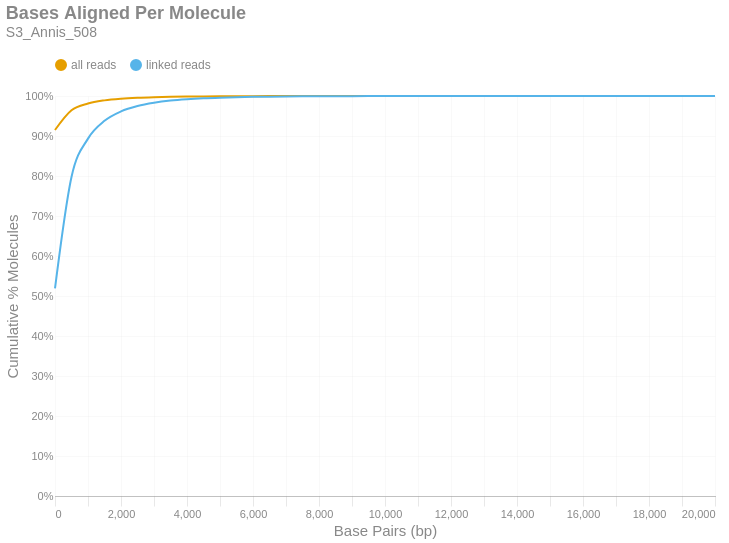

The cell this chart's notebook holds for it:
### Markdown cell above
### Bases Aligned Per Molecule
This is a cumulative frequency distribution showing the number of base pairs aligned per unique molecule. These data are shown in 500 bp bins. There are two distributions: one with `all reads` (yellow) and another with only `linked reads` (blue). The percent of molecules in the `linked reads` distribution is relative to the total number of linked molecules.

### Code cell
if SKIPLR:
    print_html(f"Skipped")
else:
    binned_df = consolidated_hist(valids['aligned_bp'], mask, 500, True)
    with SafeRender(binned_df):
        (
            density_plot(binned_df, 'Bases Aligned Per Molecule', samplename, 'basesper')
            .encode(
                x=alt.X('bin:Q', title="Base Pairs (bp)").axis(tickMinStep=500).scale(padding=0),
                y=alt.Y('value:Q', title='Cumulative % Molecules')
                    .axis(format='%')
                    .scale(domain = [0,1])
                    .stack(False),
                color=alt.Color("key:N").scale(domain = ["all reads", "linked reads"]),
                tooltip = [
                    alt.Tooltip("key:N", title = "Data Type"),
                    alt.Tooltip("range_label:N", title="Bases Aligned Per Molecule"),
                    alt.Tooltip("value:Q", format = ".2%", title="% Molecules (Cum.)")
                ]
            )
        ).display()

### Figure 1 — Vega-Lite specification as saved in the notebook (floating-point values rounded to 4 significant figures)
{"width": "container", "height": 400, "config": {"title": {"anchor": "start", "dy": -15, "fontSize": 18, "color": "#888888", "subtitleColor": "#888888", "subtitleFontSize": 14}, "arc": {"fill": "#0072B2"}, "axis": {"domainColor": "#888888", "domainWidth": 0.5, "gridWidth": 0.2, "grid": false, "titleFontWeight": 400, "titleFontSize": 15, "labelFontSize": 11, "labelColor": "#888888", "tickColor": "#888888", "tickWidth": 0.2, "titleColor": "#888888"}, "axisBand": {"grid": false}, "axisX": {"grid": true, "tickSize": 10, "domainCap": "round"}, "axisY": {"domain": false, "grid": true, "tickSize": 0, "domainCap": "round"}, "background": "transparent", "header": {"labelFontSize": 15, "labelColor": "#888888", "titleFontSize": 15, "titleFontWeight": 600, "titleColor": "#888888"}, "legend": {"labelFont": "sans-serif", "labelFontSize": 12, "labelColor": "#888888", "symbolSize": 100, "symbolType": "circle", "titleFontSize": 12, "titlePadding": 10, "titleColor": "#888888", "title": null, "orient": "top"}, "range": {"category": ["#E69F00", "#56B4E9", "#009E73", "#F0E442", "#0072B2", "#D55E00", "#CC79A7", "#000000"], "diverging": ["#cfe8f3", "#a2d4ec", "#73bfe2", "#46abdb", "#1696d2", "#12719e"]}, "area": {"fill": "#0072B2", "fillOpacity": 0.7, "line": true, "strokeOpacity": 0.7}, "line": {"color": "#0072B2", "stroke": "#0072B2", "strokeWidth": 2}, "trail": {"color": "#0072B2", "stroke": "#0072B2", "strokeWidth": 0, "size": 1}, "point": {"filled": true, "fillOpacity": 1.0, "size": 95}, "text": {"color": "#888888", "fontSize": 11, "align": "right", "fontWeight": 400, "size": 11}, "bar": {"fill": "#0072B2", "stroke": null}, "view": {"stroke": null, "continuousWidth": 660, "continuousHeight": 400}}, "data": {"name": "data-428d086b4bd330774ddbf893e00ff229"}, "mark": {"type": "line", "interpolate": "monotone", "point": {"opacity": 0, "size": 275}}, "encoding": {"color": {"field": "key", "scale": {"domain": ["all reads", "linked reads"]}, "type": "nominal"}, "tooltip": [{"field": "key", "title": "Data Type", "type": "nominal"}, {"field": "range_label", "title": "Bases Aligned Per Molecule", "type": "nominal"}, {"field": "value", "format": ".2%", "title": "% Molecules (Cum.)", "type": "quantitative"}], "x": {"axis": {"tickMinStep": 500}, "field": "bin", "scale": {"padding": 0}, "title": "Base Pairs (bp)", "type": "quantitative"}, "y": {"axis": {"format": "%"}, "field": "value", "scale": {"domain": [0, 1]}, "stack": false, "title": "Cumulative % Molecules", "type": "quantitative"}}, "params": [{"name": "param_c36ac31b6afebe62", "select": {"type": "point", "fields": ["key"]}, "bind": "legend"}], "title": {"text": "Bases Aligned Per Molecule", "subtitle": "S3_Annis_508"}, "transform": [{"fold": ["all reads (cumsum)", "linked reads (cumsum)"]}, {"calculate": "replace(datum.key, ' (cumsum)', '')", "as": "key"}, {"filter": {"param": "param_c36ac31b6afebe62"}}], "usermeta": {"embedOptions": {"downloadFileName": "S3_Annis_508.basesper"}}, "$schema": "https://vega.github.io/schema/vega-lite/v6.1.0.json", "datasets": {"data-428d086b4bd330774ddbf893e00ff229": [{"bin": "0.0", "interval": "0.0-500.0", "all reads": 0.915, "linked reads": 0.5188, "all reads (cumsum)": 0.915, "linked reads (cumsum)": 0.5188, "range_label": "0-499"}, {"bin": "500.0", "interval": "500.0-1000.0", "all reads": 0.04937, "linked reads": 0.2788, "all reads (cumsum)": 0.9644, "linked reads (cumsum)": 0.7976, "range_label": "500-999"}, {"bin": "1000.0", "interval": "1000.0-1500.0", "all reads": 0.01687, "linked reads": 0.09589, "all reads (cumsum)": 0.9813, "linked reads (cumsum)": 0.8934, "range_label": "1000-1499"}, {"bin": "1500.0", "interval": "1500.0-2000.0", "all reads": 0.007819, "linked reads": 0.04447, "all reads (cumsum)": 0.9891, "linked reads (cumsum)": 0.9379, "range_label": "1500-1999"}, {"bin": "2000.0", "interval": "2000.0-2500.0", "all reads": 0.004136, "linked reads": 0.02352, "all reads (cumsum)": 0.9932, "linked reads (cumsum)": 0.9614, "range_label": "2000-2499"}, {"bin": "2500.0", "interval": "2500.0-3000.0", "all reads": 0.002354, "linked reads": 0.01339, "all reads (cumsum)": 0.9956, "linked reads (cumsum)": 0.9748, "range_label": "2500-2999"}, {"bin": "3000.0", "interval": "3000.0-3500.0", "all reads": 0.001444, "linked reads": 0.008211, "all reads (cumsum)": 0.997, "linked reads (cumsum)": 0.983, "range_label": "3000-3499"}, {"bin": "3500.0", "interval": "3500.0-4000.0", "all reads": 0.000954, "linked reads": 0.005425, "all reads (cumsum)": 0.998, "linked reads (cumsum)": 0.9885, "range_label": "3500-3999"}, {"bin": "4000.0", "interval": "4000.0-4500.0", "all reads": 0.0006042, "linked reads": 0.003436, "all reads (cumsum)": 0.9986, "linked reads (cumsum)": 0.9919, "range_label": "4000-4499"}, {"bin": "4500.0", "interval": "4500.0-5000.0", "all reads": 0.000419, "linked reads": 0.002383, "all reads (cumsum)": 0.999, "linked reads (cumsum)": 0.9943, "range_label": "4500-4999"}, {"bin": "5000.0", "interval": "5000.0-5500.0", "all reads": 0.0002747, "linked reads": 0.001562, "all reads (cumsum)": 0.9993, "linked reads (cumsum)": 0.9958, "range_label": "5000-5499"}, {"bin": "5500.0", "interval": "5500.0-6000.0", "all reads": 0.000198, "linked reads": 0.001126, "all reads (cumsum)": 0.9995, "linked reads (cumsum)": 0.997, "range_label": "5500-5999"}, {"bin": "6000.0", "interval": "6000.0-6500.0", "all reads": 0.0001504, "linked reads": 0.0008556, "all reads (cumsum)": 0.9996, "linked reads (cumsum)": 0.9978, "range_label": "6000-6499"}, {"bin": "6500.0", "interval": "6500.0-7000.0", "all reads": 0.0001047, "linked reads": 0.0005952, "all reads (cumsum)": 0.9997, "linked reads (cumsum)": 0.9984, "range_label": "6500-6999"}, {"bin": "7000.0", "interval": "7000.0-7500.0", "all reads": 7.471e-05, "linked reads": 0.0004248, "all reads (cumsum)": 0.9998, "linked reads (cumsum)": 0.9988, "range_label": "7000-7499"}, {"bin": "7500.0", "interval": "7500.0-8000.0", "all reads": 4.992e-05, "linked reads": 0.0002839, "all reads (cumsum)": 0.9998, "linked reads (cumsum)": 0.9991, "range_label": "7500-7999"}, {"bin": "8000.0", "interval": "8000.0-8500.0", "all reads": 3.684e-05, "linked reads": 0.0002095, "all reads (cumsum)": 0.9999, "linked reads (cumsum)": 0.9993, "range_label": "8000-8499"}, {"bin": "8500.0", "interval": "8500.0-9000.0", "all reads": 2.548e-05, "linked reads": 0.0001449, "all reads (cumsum)": 0.9999, "linked reads (cumsum)": 0.9995, "range_label": "8500-8999"}, {"bin": "9000.0", "interval": "9000.0-9500.0", "all reads": 2.548e-05, "linked reads": 0.0001449, "all reads (cumsum)": 0.9999, "linked reads (cumsum)": 0.9996, "range_label": "9000-9499"}, {"bin": "9500.0", "interval": "9500.0-10000.0", "all reads": 1.343e-05, "linked reads": 7.635e-05, "all reads (cumsum)": 0.9999, "linked reads (cumsum)": 0.9997, "range_label": "9500-9999"}, {"bin": "10000.0", "interval": "10000.0-10500.0", "all reads": 1.343e-05, "linked reads": 7.635e-05, "all reads (cumsum)": 1.0, "linked reads (cumsum)": 0.9998, "range_label": "10000-10499"}, {"bin": "10500.0", "interval": "10500.0-11000.0", "all reads": 1.067e-05, "linked reads": 6.069e-05, "all reads (cumsum)": 1.0, "linked reads (cumsum)": 0.9998, "range_label": "10500-10999"}, {"bin": "11000.0", "interval": "11000.0-11500.0", "all reads": 3.787e-06, "linked reads": 2.154e-05, "all reads (cumsum)": 1.0, "linked reads (cumsum)": 0.9999, "range_label": "11000-11499"}, {"bin": "11500.0", "interval": "11500.0-12000.0", "all reads": 3.443e-06, "linked reads": 1.958e-05, "all reads (cumsum)": 1.0, "linked reads (cumsum)": 0.9999, "range_label": "11500-11999"}, {"bin": "12000.0", "interval": "12000.0-12500.0", "all reads": 6.197e-06, "linked reads": 3.524e-05, "all reads (cumsum)": 1.0, "linked reads (cumsum)": 0.9999, "range_label": "12000-12499"}, {"bin": "12500.0", "interval": "12500.0-13000.0", "all reads": 3.443e-06, "linked reads": 1.958e-05, "all reads (cumsum)": 1.0, "linked reads (cumsum)": 0.9999, "range_label": "12500-12999"}, {"bin": "13000.0", "interval": "13000.0-13500.0", "all reads": 2.754e-06, "linked reads": 1.566e-05, "all reads (cumsum)": 1.0, "linked reads (cumsum)": 0.9999, "range_label": "13000-13499"}, {"bin": "13500.0", "interval": "13500.0-14000.0", "all reads": 1.377e-06, "linked reads": 7.831e-06, "all reads (cumsum)": 1.0, "linked reads (cumsum)": 1.0, "range_label": "13500-13999"}, {"bin": "14000.0", "interval": "14000.0-14500.0", "all reads": 2.066e-06, "linked reads": 1.175e-05, "all reads (cumsum)": 1.0, "linked reads (cumsum)": 1.0, "range_label": "14000-14499"}, {"bin": "14500.0", "interval": "14500.0-15000.0", "all reads": 1.377e-06, "linked reads": 7.831e-06, "all reads (cumsum)": 1.0, "linked reads (cumsum)": 1.0, "range_label": "14500-14999"}, {"bin": "15000.0", "interval": "15000.0-15500.0", "all reads": 2.066e-06, "linked reads": 1.175e-05, "all reads (cumsum)": 1.0, "linked reads (cumsum)": 1.0, "range_label": "15000-15499"}, {"bin": "15500.0", "interval": "15500.0-16000.0", "all reads": 0.0, "linked reads": 0.0, "all reads (cumsum)": 1.0, "linked reads (cumsum)": 1.0, "range_label": "15500-15999"}, {"bin": "16000.0", "interval": "16000.0-16500.0", "all reads": 1.033e-06, "linked reads": 5.873e-06, "all reads (cumsum)": 1.0, "linked reads (cumsum)": 1.0, "range_label": "16000-16499"}, {"bin": "16500.0", "interval": "16500.0-17000.0", "all reads": 3.443e-07, "linked reads": 1.958e-06, "all reads (cumsum)": 1.0, "linked reads (cumsum)": 1.0, "range_label": "16500-16999"}, {"bin": "17000.0", "interval": "17000.0-17500.0", "all reads": 0.0, "linked reads": 0.0, "all reads (cumsum)": 1.0, "linked reads (cumsum)": 1.0, "range_label": "17000-17499"}, {"bin": "17500.0", "interval": "17500.0-18000.0", "all reads": 3.443e-07, "linked reads": 1.958e-06, "all reads (cumsum)": 1.0, "linked reads (cumsum)": 1.0, "range_label": "17500-17999"}, {"bin": "18000.0", "interval": "18000.0-18500.0", "all reads": 0.0, "linked reads": 0.0, "all reads (cumsum)": 1.0, "linked reads (cumsum)": 1.0, "range_label": "18000-18499"}, {"bin": "18500.0", "interval": "18500.0-19000.0", "all reads": 3.443e-07, "linked reads": 1.958e-06, "all reads (cumsum)": 1.0, "linked reads (cumsum)": 1.0, "range_label": "18500-18999"}, {"bin": "19000.0", "interval": "19000.0-19500.0", "all reads": 6.885e-07, "linked reads": 3.916e-06, "all reads (cumsum)": 1.0, "linked reads (cumsum)": 1.0, "range_label": "19000-19499"}, {"bin": "19500.0", "interval": "19500.0-20000.0", "all reads": 0.0, "linked reads": 0.0, "all reads (cumsum)": 1.0, "linked reads (cumsum)": 1.0, "range_label": "19500-19999"}, {"bin": "20000.0", "interval": "20000.0-20500.0", "all reads": 3.443e-07, "linked reads": 1.958e-06, "all reads (cumsum)": 1.0, "linked reads (cumsum)": 1.0, "range_label": "20000-20499"}]}}
